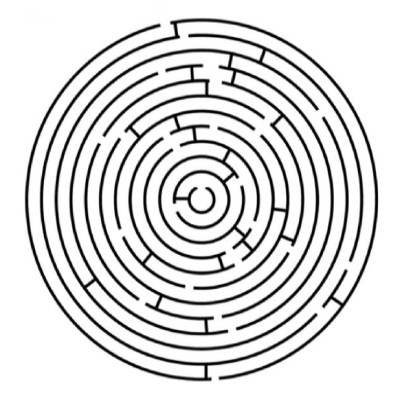
#> input picture Master/brick/slam/expX.png, 400 x 400 px
$ python OpenMap.py
#> lines starting #> are read from the running program, lines starting #| are printed output that depends on the picture
import cv2
import numpy as np
import time
from Astar import AstarPathPlan as As

# Map size, scale
MAP_SIZE_PIXELS          = 800
MAP_SIZE_METERS          = 20

class OpenMap:
    def __init__(self,map_size_pixels, map_size_meters,show_tra=False,zero=0):
        self.map_size_pixels = map_size_pixels
        self.map_scale_meters_per_pixel = map_size_meters / float(map_size_pixels)
        self.point_list=[]
        self.path=[]
        self.history = []
        self.history_pose = False

    def image_read_png(self,filepath):
        #读图片测试
#> called with filepath = 'expX.png'
        self.mapimg=cv2.imread(filepath,cv2.IMREAD_GRAYSCALE)
#> self.mapimg is the input picture: shape (400, 400); min 0, max 255, mean 219.4

    # [33 lines left out: functions setPoint, get_track_goal, not called in this run]

    def get_distance(self,a,b):
        return np.sqrt((a[0]-b[0])**2+(a[1]-b[1])**2)

    # [22 lines left out: functions angle_diff, get_angle, track_control, not called in this run]

    def drawPoint(self):
        if len(self.point_list)>0:
            for point in self.point_list:
                self.mapimg=cv2.circle(self.mapimg,(point[0],point[1]),2,(0,0,255),1)

        if len(self.path)>0:
            for node in self.path:
                self.mapimg=cv2.circle(self.mapimg,(node[1],node[0]),1,(100,0,100),-1)

        if len(self.history) > 0:
            for node in self.history:
                self.mapimg = cv2.circle(self.mapimg, (node[1], node[0]), 1, (100, 0, 100), -1)  # 表示把圆填满


    def setPose(self,x_m,y_m,th,zero=0):
        x_p,y_p=self._m2pix(x_m,y_m)

        d=th-zero
        self.x_p,self.y_p,self.theta=x_p,y_p,d
        a = np.radians(d)
        r=9.0
        c =int( r*np.cos(a) + x_p)
        s =int(r*np.sin(a) + y_p)
        self.c,self.s=c,s


    # [5 lines left out: function drawPose, not called in this run]

    def display(self,x_m,y_m,theta,mapbytes,test=True):

        if test==True:
            self.image_read_png('expX.png')
        else:
            self.mapimg = np.reshape(np.frombuffer(mapbytes, dtype=np.uint8), (self.map_size_pixels, self.map_size_pixels))
        #start=time.time()
        self.mapimg=cv2.cvtColor(self.mapimg,cv2.COLOR_GRAY2BGR)
        self.setPose(x_m,y_m,theta)
        self.drawPoint()
        self.mapimg=cv2.flip(self.mapimg, 1)
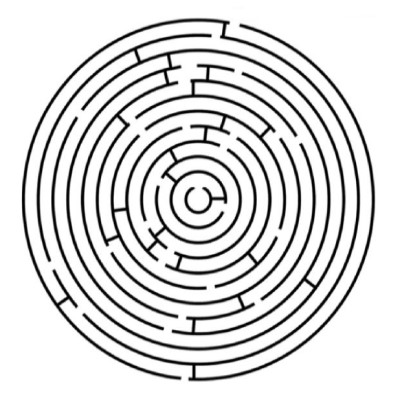
#> self.mapimg: shape (400, 400, 3); min 0, max 255, mean 219.4
        # cv2.imshow('MAP',self.mapimg)
        # #print(time.time()-start)
        # cv2.waitKey(1)


    # [17 lines left out: functions display_mjpg, get_jpg, not called in this run]


    def _m2pix(self, x_m, y_m):

        s = self.map_scale_meters_per_pixel
        #p = self.map_size_pixels
        return int(x_m/s), int(y_m/s)

    def get_history_pose(self):  # 获取历史经过点
        self.history = []
        self.history_pose = True  # 用来判断是否该进行历史储存

    def del_history_pose(self):  # 清除历史经过点
        self.history = []
        self.history_pose = False  # 用来判断是否该进行历史储存


def main():
    map_vis=OpenMap(MAP_SIZE_PIXELS, MAP_SIZE_METERS)

    map_vis.display(10,10,0,[])


main()
